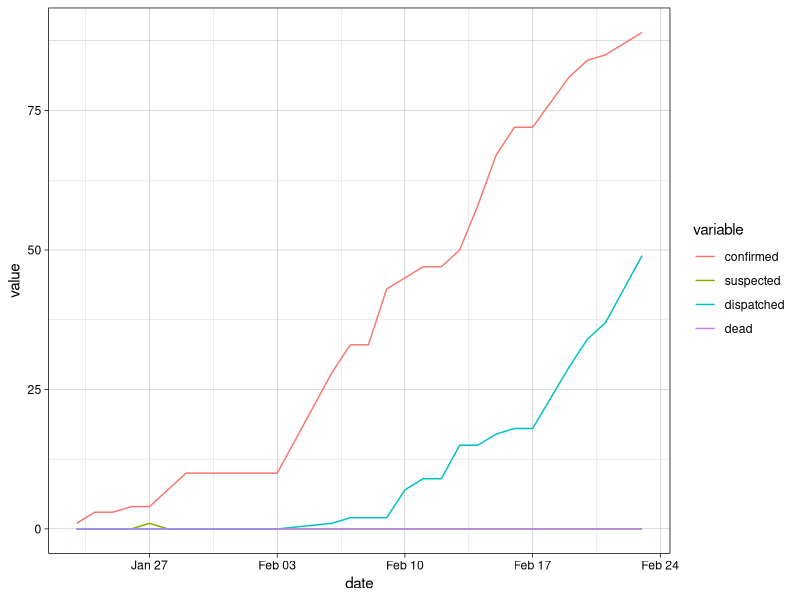

Reproduce this figure in R.
## ---- chunk 1
knitr::opts_chunk$set(echo = TRUE)
## ---- chunk 2
corona <- read.csv("data_input/corona.csv")
corona$date <- as.Date(corona$date)
str(corona)
## ---- chunk 3
colnames(corona)[8] <- "dispatched" 
## ---- chunk 4
vs <- corona[,c("confirmed", "suspected", "dispatched", "dead")]
dat <- aggregate(vs, by=corona[,c("date", "countryCode")], FUN=sum)
str(dat)
## ---- chunk 5
a <- reshape(data=dat, 
        idvar=c("date", "countryCode"), 
        varying=c("confirmed", "suspected", "dispatched", "dead"), 
        times=c("confirmed", "suspected", "dispatched", "dead"),
        v.name="value",
        direction="long")

row.names(a) <- NULL
colnames(a)[3] <- "variable"
head(a)
## ---- chunk 6
library(reshape2)
dat <- reshape2::melt(data=dat, 
               id.vars=c("date", "countryCode"),
               measured.vars=c("confirmed", "suspected", "dispatched", "dead"))
str(dat)
## ---- chunk 7
suppressPackageStartupMessages(library(ggplot2))
sel_rows = "SG"
sel_cols = c("confirmed", "dispatched", "dead")

ggplot(data=subset(dat, countryCode == sel_rows), aes(x=date, y=value, col=variable)) +
  geom_line() +
  theme_linedraw()
